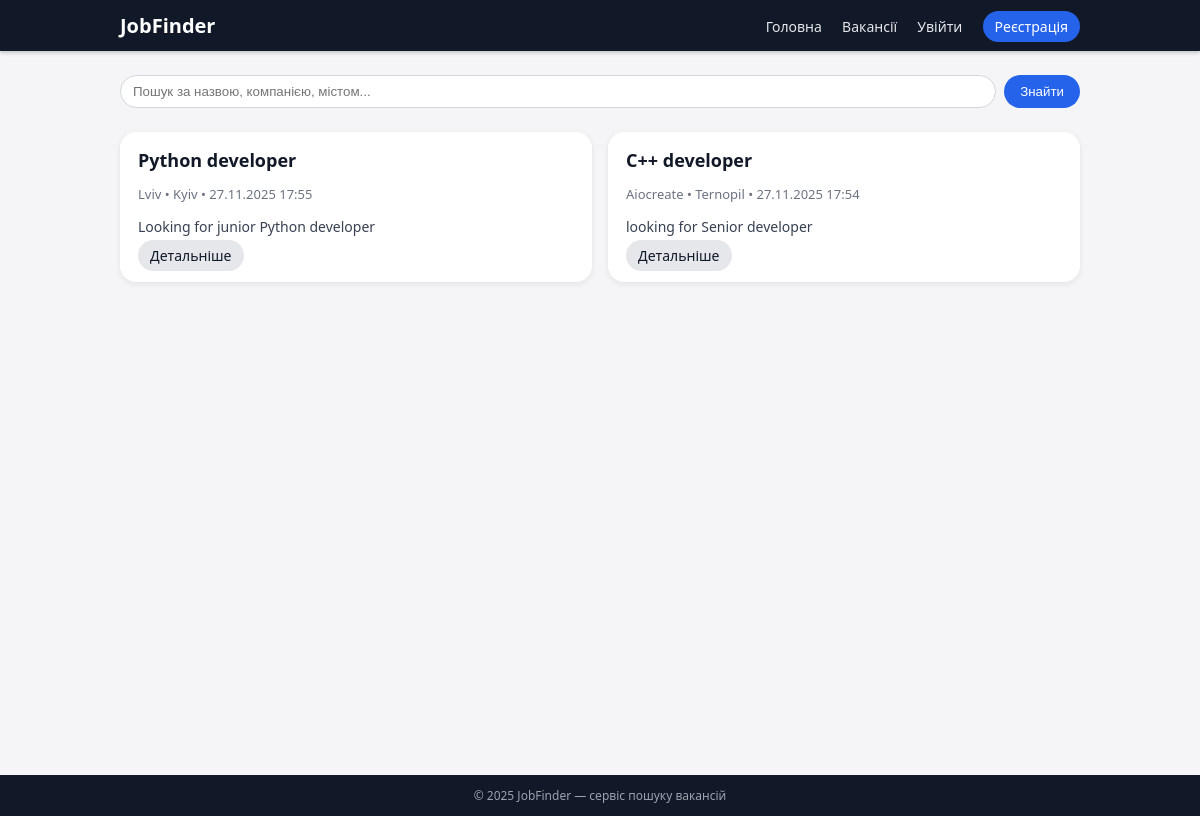
Screenshot of /jobs/ with the database file from the repository.
### jobs/models.py (models this page shows, shortened)
class Job(models.Model):
    title = models.CharField(max_length=255, verbose_name='Назва вакансії')
    company = models.CharField(max_length=255, verbose_name='Компанія')
    location = models.CharField(max_length=255, verbose_name='Місто')
    description = models.TextField(verbose_name='Опис')
    created_at = models.DateTimeField(auto_now_add=True)
    author = models.ForeignKey(User, on_delete=models.CASCADE, related_name='jobs')
    class Meta:
        ordering = ['-created_at']
        verbose_name = 'Вакансія'
        verbose_name_plural = 'Вакансії'

### jobs/views.py (the view, shortened to what this page needs)
# urls.py: path('jobs/', views.job_list, name='job_list'),
def job_list(request):
    query = request.GET.get('q', '')
    jobs = Job.objects.all()
    return render(request, 'jobs/job_list.html', {'jobs': jobs, 'query': query})

### jobs/templates/jobs/job_list.html (shortened to what this page needs)
{% extends 'base.html' %}
{% block content %}
<section class="search-section">
    <form method="get" class="search-form">
        <input type="text" name="q" placeholder="Пошук за назвою, компанією, містом..." value="{{ query }}" />
        <button type="submit">Знайти</button>
    </form>
</section>
<section class="jobs-list">
    {% if jobs %}
        {% for job in jobs %}
            <article class="job-card">
                <h2><a href="{% url 'job_detail' job.pk %}">{{ job.title }}</a></h2>
                <p class="job-meta">
                    <span>{{ job.company }}</span> •
                    <span>{{ job.location }}</span> •
                    <span>{{ job.created_at|date:"d.m.Y H:i" }}</span>
                </p>
                <p class="job-description">
                    {{ job.description|truncatewords:30 }}
                </p>
                <a href="{% url 'job_detail' job.pk %}" class="btn-secondary">Детальніше</a>
            </article>
        {% endfor %}
    {% else %}
        <p>Поки що немає вакансій. Будьте першим, хто додасть!</p>
    {% endif %}
</section>
{% endblock %}

### jobs/templates/base.html (shortened to what this page needs)
{% load static %}
<!DOCTYPE html>
<html lang="uk">
<head>
    <link rel="stylesheet" href="{% static 'css/styles.css' %}">
</head>
<body>
<header class="header">
    <div class="container header-inner">
        <a href="{% url 'home' %}" class="logo">JobFinder</a>
        <nav class="nav">
            <a href="{% url 'home' %}">Головна</a>
            <a href="{% url 'job_list' %}">Вакансії</a>
            {% if user.is_authenticated %}
                <a href="{% url 'job_create' %}">Додати вакансію</a>
                <span class="nav-username">Ви увійшли як {{ user.username }}</span>
                <a href="{% url 'logout' %}">Вийти</a>
            {% else %}
                <a href="{% url 'login' %}">Увійти</a>
                <a href="{% url 'register' %}" class="btn-primary">Реєстрація</a>
            {% endif %}
        </nav>
    </div>
</header>
<main class="container main">
    {% block content %}
    {% endblock %}
</main>
<footer class="footer">
    <div class="container">
        © 2025 JobFinder — сервіс пошуку вакансій
    </div>
</footer>
</body>
</html>

### jobs/static/css/styles.css (style rules this page uses)
body { margin: 0; font-family: system-ui, -apple-system, BlinkMacSystemFont, 'Segoe UI', sans-serif; background: #f5f5f7; color: #222; }
.container { width: 100%; max-width: 960px; margin: 0 auto; padding: 0 16px; }
.header { background: #111827; color: #fff; padding: 12px 0; box-shadow: 0 2px 4px rgba(0,0,0,.2); }
.header-inner { display: flex; align-items: center; justify-content: space-between; }
.logo { font-weight: 700; font-size: 20px; text-decoration: none; color: #fff; }
.nav a { color: #e5e7eb; text-decoration: none; margin-left: 16px; font-size: 14px; }
.btn-primary { padding: 6px 12px; border-radius: 999px; background: #2563eb; color: #fff !important; text-decoration: none; border: none; cursor: pointer; font-size: 14px; }
.btn-secondary { padding: 6px 12px; border-radius: 999px; background: #e5e7eb; color: #111827 !important; text-decoration: none; border: none; cursor: pointer; font-size: 14px; }
.main { padding: 24px 0 40px; min-height: calc(100vh - 140px); }
.footer { background: #111827; color: #9ca3af; padding: 12px 0; font-size: 12px; text-align: center; }
.search-section { margin-bottom: 24px; }
.search-form { display: flex; gap: 8px; }
.search-form input[type="text"] { flex: 1; padding: 8px 12px; border-radius: 999px; border: 1px solid #d1d5db; outline: none; }
.search-form button { padding: 8px 16px; border-radius: 999px; border: none; background: #2563eb; color: #fff; cursor: pointer; }
.jobs-list { display: grid; grid-template-columns: 1fr; gap: 16px; }
.job-card { background: #fff; border-radius: 16px; padding: 16px 18px; box-shadow: 0 2px 6px rgba(15,23,42,0.08); }
.job-card h2 { margin-top: 0; margin-bottom: 4px; font-size: 18px; }
.job-card h2 a { text-decoration: none; color: #111827; }
.job-meta { font-size: 13px; color: #6b7280; margin-bottom: 8px; }
.job-description { font-size: 14px; margin-bottom: 8px; color: #374151; }
@media (min-width: 768px) { .jobs-list { grid-template-columns: repeat(2, minmax(0, 1fr)); } }

### rows the page displays
Job: title "Python developer", company "Lviv", location "Kyiv", created_at "27.11.2025 17:55", description "Looking for junior Python developer"
Job: title "С++ developer", company "Aiocreate", location "Ternopil", created_at "27.11.2025 17:54", description "looking for Senior developer"
